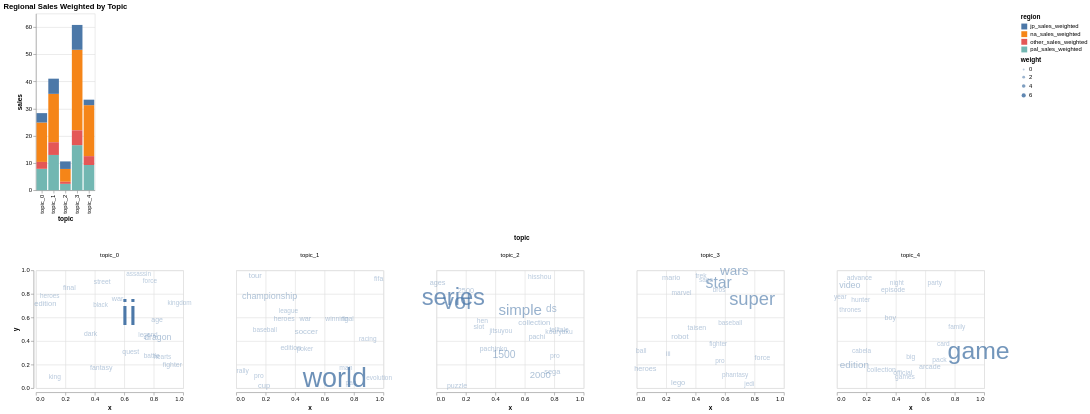

The cell this chart's notebook holds for it:
### Code cell
chart = (
    alt.Chart(topic_word_weights)
    .mark_text()
    .encode(
        x='x:Q',
        y='y:Q',
        text='word:N',
        size=alt.Size('weight:Q', scale=alt.Scale(range=[10, 60])),
        opacity=alt.Opacity('weight:Q', scale=alt.Scale(range=[0.4, 1])),
        color=alt.value('#4C78A8'),
        tooltip=['word', 'weight']
    )
    .properties(width=250, height=200)
    .facet(column='topic:N')
)

region_sales & chart

### Figure 1 — Vega-Lite specification as saved in the notebook (floating-point values rounded to 4 significant figures)
{"config": {"view": {"continuousWidth": 300, "continuousHeight": 300}}, "vconcat": [{"data": {"name": "data-253afbb966be245b3d4f3dbb0e19a2b2"}, "mark": {"type": "bar"}, "encoding": {"color": {"field": "region", "type": "nominal"}, "x": {"field": "topic", "type": "nominal"}, "y": {"field": "sales", "type": "quantitative"}}, "title": "Regional Sales Weighted by Topic"}, {"data": {"name": "data-913a03cd7795649fc371c4529b7d4944"}, "facet": {"column": {"field": "topic", "type": "nominal"}}, "spec": {"mark": {"type": "text"}, "encoding": {"color": {"value": "#4C78A8"}, "opacity": {"field": "weight", "scale": {"range": [0.4, 1]}, "type": "quantitative"}, "size": {"field": "weight", "scale": {"range": [10, 60]}, "type": "quantitative"}, "text": {"field": "word", "type": "nominal"}, "tooltip": [{"field": "word", "type": "nominal"}, {"field": "weight", "type": "quantitative"}], "x": {"field": "x", "type": "quantitative"}, "y": {"field": "y", "type": "quantitative"}}, "height": 200, "width": 250}}], "$schema": "https://vega.github.io/schema/vega-lite/v6.1.0.json", "datasets": {"data-253afbb966be245b3d4f3dbb0e19a2b2": [{"topic": "topic_0", "region": "na_sales_weighted", "sales": 14.49}, {"topic": "topic_1", "region": "na_sales_weighted", "sales": 17.79}, {"topic": "topic_2", "region": "na_sales_weighted", "sales": 4.721}, {"topic": "topic_3", "region": "na_sales_weighted", "sales": 29.63}, {"topic": "topic_4", "region": "na_sales_weighted", "sales": 18.75}, {"topic": "topic_0", "region": "pal_sales_weighted", "sales": 7.886}, {"topic": "topic_1", "region": "pal_sales_weighted", "sales": 12.98}, {"topic": "topic_2", "region": "pal_sales_weighted", "sales": 2.355}, {"topic": "topic_3", "region": "pal_sales_weighted", "sales": 16.59}, {"topic": "topic_4", "region": "pal_sales_weighted", "sales": 9.29}, {"topic": "topic_0", "region": "jp_sales_weighted", "sales": 3.455}, {"topic": "topic_1", "region": "jp_sales_weighted", "sales": 5.583}, {"topic": "topic_2", "region": "jp_sales_weighted", "sales": 2.769}, {"topic": "topic_3", "region": "jp_sales_weighted", "sales": 9.133}, {"topic": "topic_4", "region": "jp_sales_weighted", "sales": 2.019}, {"topic": "topic_0", "region": "other_sales_weighted", "sales": 2.536}, {"topic": "topic_1", "region": "other_sales_weighted", "sales": 4.682}, {"topic": "topic_2", "region": "other_sales_weighted", "sales": 0.7631}, {"topic": "topic_3", "region": "other_sales_weighted", "sales": 5.467}, {"topic": "topic_4", "region": "other_sales_weighted", "sales": 3.259}], "data-913a03cd7795649fc371c4529b7d4944": [{"topic": "topic_0", "word": "force", "weight": 0.1132, "x": 0.774, "y": 0.9086}, {"topic": "topic_0", "word": "black", "weight": 0.1153, "x": 0.4389, "y": 0.6997}, {"topic": "topic_0", "word": "hearts", "weight": 0.1199, "x": 0.8586, "y": 0.2659}, {"topic": "topic_0", "word": "assassin", "weight": 0.1225, "x": 0.6974, "y": 0.9692}, {"topic": "topic_0", "word": "heroes", "weight": 0.127, "x": 0.09418, "y": 0.7788}, {"topic": "topic_0", "word": "kingdom", "weight": 0.1279, "x": 0.9756, "y": 0.7169}, {"topic": "topic_0", "word": "legend", "weight": 0.145, "x": 0.7611, "y": 0.4494}, {"topic": "topic_0", "word": "battle", "weight": 0.1541, "x": 0.7861, "y": 0.2722}, {"topic": "topic_0", "word": "king", "weight": 0.1693, "x": 0.1281, "y": 0.09639}, {"topic": "topic_0", "word": "street", "weight": 0.2126, "x": 0.4504, "y": 0.9026}, {"topic": "topic_0", "word": "dark", "weight": 0.2362, "x": 0.3708, "y": 0.4558}, {"topic": "topic_0", "word": "fighter", "weight": 0.2477, "x": 0.9268, "y": 0.2024}, {"topic": "topic_0", "word": "quest", "weight": 0.2562, "x": 0.6439, "y": 0.306}, {"topic": "topic_0", "word": "age", "weight": 0.2628, "x": 0.8228, "y": 0.5792}, {"topic": "topic_0", "word": "fantasy", "weight": 0.2749, "x": 0.4434, "y": 0.1768}, {"topic": "topic_0", "word": "final", "weight": 0.2906, "x": 0.2272, "y": 0.8566}, {"topic": "topic_0", "word": "war", "weight": 0.3245, "x": 0.5546, "y": 0.7585}, {"topic": "topic_0", "word": "edition", "weight": 0.4086, "x": 0.06382, "y": 0.7195}, {"topic": "topic_0", "word": "dragon", "weight": 0.7114, "x": 0.8276, "y": 0.4321}, {"topic": "topic_0", "word": "ii", "weight": 7.384, "x": 0.6317, "y": 0.6273}, {"topic": "topic_1", "word": "final", "weight": 0.1284, "x": 0.7581, "y": 0.5841}, {"topic": "topic_1", "word": "league", "weight": 0.1358, "x": 0.3545, "y": 0.6498}, {"topic": "topic_1", "word": "evolution", "weight": 0.1376, "x": 0.9707, "y": 0.08444}, {"topic": "topic_1", "word": "racing", "weight": 0.1432, "x": 0.8931, "y": 0.4158}, {"topic": "topic_1", "word": "pac", "weight": 0.1448, "x": 0.7784, "y": 0.04161}, {"topic": "topic_1", "word": "baseball", "weight": 0.1488, "x": 0.1946, "y": 0.494}, {"topic": "topic_1", "word": "poker", "weight": 0.1707, "x": 0.4667, "y": 0.3299}, {"topic": "topic_1", "word": "rally", "weight": 0.1894, "x": 0.0438, "y": 0.1445}, {"topic": "topic_1", "word": "pro", "weight": 0.1914, "x": 0.1543, "y": 0.1034}, {"topic": "topic_1", "word": "winning", "weight": 0.215, "x": 0.683, "y": 0.5876}, {"topic": "topic_1", "word": "man", "weight": 0.2171, "x": 0.7448, "y": 0.1706}, {"topic": "topic_1", "word": "fifa", "weight": 0.2278, "x": 0.9675, "y": 0.9251}, {"topic": "topic_1", "word": "heroes", "weight": 0.2329, "x": 0.3258, "y": 0.5811}, {"topic": "topic_1", "word": "edition", "weight": 0.277, "x": 0.3705, "y": 0.3469}, {"topic": "topic_1", "word": "war", "weight": 0.3465, "x": 0.4696, "y": 0.5909}, {"topic": "topic_1", "word": "cup", "weight": 0.3881, "x": 0.1895, "y": 0.0228}, {"topic": "topic_1", "word": "tour", "weight": 0.4249, "x": 0.1299, "y": 0.9586}, {"topic": "topic_1", "word": "soccer", "weight": 0.4822, "x": 0.4757, "y": 0.4823}, {"topic": "topic_1", "word": "championship", "weight": 0.7766, "x": 0.2269, "y": 0.7827}, {"topic": "topic_1", "word": "world", "weight": 5.269, "x": 0.6698, "y": 0.08273}, {"topic": "topic_2", "word": "jitsuyou", "weight": 0.195, "x": 0.4372, "y": 0.4867}, {"topic": "topic_2", "word": "telltale", "weight": 0.1959, "x": 0.8327, "y": 0.4907}, {"topic": "topic_2", "word": "hisshou", "weight": 0.2041, "x": 0.7003, "y": 0.9378}, {"topic": "topic_2", "word": "hen", "weight": 0.2078, "x": 0.3124, "y": 0.5717}, {"topic": "topic_2", "word": "kouryaku", "weight": 0.2102, "x": 0.8323, "y": 0.4735}, {"topic": "topic_2", "word": "pro", "weight": 0.2183, "x": 0.8048, "y": 0.267}, {"topic": "topic_2", "word": "pachinko", "weight": 0.2393, "x": 0.3875, "y": 0.3316}, {"topic": "topic_2", "word": "slot", "weight": 0.264, "x": 0.2883, "y": 0.5207}, {"topic": "topic_2", "word": "pachi", "weight": 0.2678, "x": 0.6825, "y": 0.4389}, {"topic": "topic_2", "word": "puzzle", "weight": 0.2768, "x": 0.1398, "y": 0.02161}, {"topic": "topic_2", "word": "2500", "weight": 0.3405, "x": 0.1999, "y": 0.8263}, {"topic": "topic_2", "word": "ages", "weight": 0.3467, "x": 0.007362, "y": 0.8962}, {"topic": "topic_2", "word": "sega", "weight": 0.3874, "x": 0.7869, "y": 0.1402}, {"topic": "topic_2", "word": "collection", "weight": 0.4574, "x": 0.6649, "y": 0.554}, {"topic": "topic_2", "word": "2000", "weight": 0.9156, "x": 0.7052, "y": 0.1086}, {"topic": "topic_2", "word": "ds", "weight": 1.047, "x": 0.7807, "y": 0.6722}, {"topic": "topic_2", "word": "1500", "weight": 1.128, "x": 0.4589, "y": 0.2812}, {"topic": "topic_2", "word": "simple", "weight": 2.305, "x": 0.5687, "y": 0.6594}, {"topic": "topic_2", "word": "vol", "weight": 4.022, "x": 0.1398, "y": 0.727}, {"topic": "topic_2", "word": "series", "weight": 4.48, "x": 0.1145, "y": 0.7686}, {"topic": "topic_3", "word": "phantasy", "weight": 0.1373, "x": 0.6684, "y": 0.1077}, {"topic": "topic_3", "word": "saga", "weight": 0.1386, "x": 0.4711, "y": 0.916}, {"topic": "topic_3", "word": "pro", "weight": 0.1389, "x": 0.5652, "y": 0.2302}, {"topic": "topic_3", "word": "jedi", "weight": 0.1439, "x": 0.765, "y": 0.03741}, {"topic": "topic_3", "word": "baseball", "weight": 0.1453, "x": 0.6347, "y": 0.5549}, {"topic": "topic_3", "word": "fighter", "weight": 0.1559, "x": 0.5536, "y": 0.3709}, {"topic": "topic_3", "word": "bros", "weight": 0.1588, "x": 0.5592, "y": 0.8298}, {"topic": "topic_3", "word": "marvel", "weight": 0.1776, "x": 0.304, "y": 0.8083}, {"topic": "topic_3", "word": "ball", "weight": 0.1834, "x": 0.03082, "y": 0.3171}, {"topic": "topic_3", "word": "trek", "weight": 0.213, "x": 0.4367, "y": 0.9529}, {"topic": "topic_3", "word": "iii", "weight": 0.2372, "x": 0.2146, "y": 0.2909}, {"topic": "topic_3", "word": "taisen", "weight": 0.2695, "x": 0.4085, "y": 0.5151}, {"topic": "topic_3", "word": "force", "weight": 0.303, "x": 0.8534, "y": 0.256}, {"topic": "topic_3", "word": "mario", "weight": 0.3453, "x": 0.2339, "y": 0.936}, {"topic": "topic_3", "word": "heroes", "weight": 0.3475, "x": 0.0583, "y": 0.1646}, {"topic": "topic_3", "word": "lego", "weight": 0.4068, "x": 0.2814, "y": 0.04491}, {"topic": "topic_3", "word": "robot", "weight": 0.4236, "x": 0.2936, "y": 0.4351}, {"topic": "topic_3", "word": "wars", "weight": 1.912, "x": 0.6619, "y": 0.9924}, {"topic": "topic_3", "word": "star", "weight": 2.476, "x": 0.557, "y": 0.8917}, {"topic": "topic_3", "word": "super", "weight": 3.129, "x": 0.7839, "y": 0.7486}, {"topic": "topic_4", "word": "party", "weight": 0.1422, "x": 0.6643, "y": 0.8908}, {"topic": "topic_4", "word": "night", "weight": 0.1467, "x": 0.4064, "y": 0.8934}, {"topic": "topic_4", "word": "family", "weight": 0.1481, "x": 0.814, "y": 0.5189}, {"topic": "topic_4", "word": "cabela", "weight": 0.1518, "x": 0.167, "y": 0.3159}, {"topic": "topic_4", "word": "year", "weight": 0.1582, "x": 0.02271, "y": 0.772}, {"topic": "topic_4", "word": "thrones", "weight": 0.1652, "x": 0.09005, "y": 0.6617}, {"topic": "topic_4", "word": "card", "weight": 0.1657, "x": 0.7224, "y": 0.3737}, {"topic": "topic_4", "word": "games", "weight": 0.1722, "x": 0.4619, "y": 0.09447}, {"topic": "topic_4", "word": "hunter", "weight": 0.1823, "x": 0.1613, "y": 0.7468}, {"topic": "topic_4", "word": "big", "weight": 0.2042, "x": 0.501, "y": 0.2625}, {"topic": "topic_4", "word": "advance", "weight": 0.2116, "x": 0.1523, "y": 0.9368}, {"topic": "topic_4", "word": "pack", "weight": 0.22, "x": 0.6963, "y": 0.241}, {"topic": "topic_4", "word": "official", "weight": 0.2224, "x": 0.4462, "y": 0.1228}, {"topic": "topic_4", "word": "episode", "weight": 0.2461, "x": 0.381, "y": 0.8311}, {"topic": "topic_4", "word": "collection", "weight": 0.2763, "x": 0.3015, "y": 0.1533}, {"topic": "topic_4", "word": "arcade", "weight": 0.2937, "x": 0.6303, "y": 0.1793}, {"topic": "topic_4", "word": "boy", "weight": 0.2969, "x": 0.3618, "y": 0.5994}, {"topic": "topic_4", "word": "video", "weight": 0.7664, "x": 0.08765, "y": 0.8746}, {"topic": "topic_4", "word": "edition", "weight": 1.011, "x": 0.118, "y": 0.1964}, {"topic": "topic_4", "word": "game", "weight": 4.742, "x": 0.9619, "y": 0.3103}]}}
